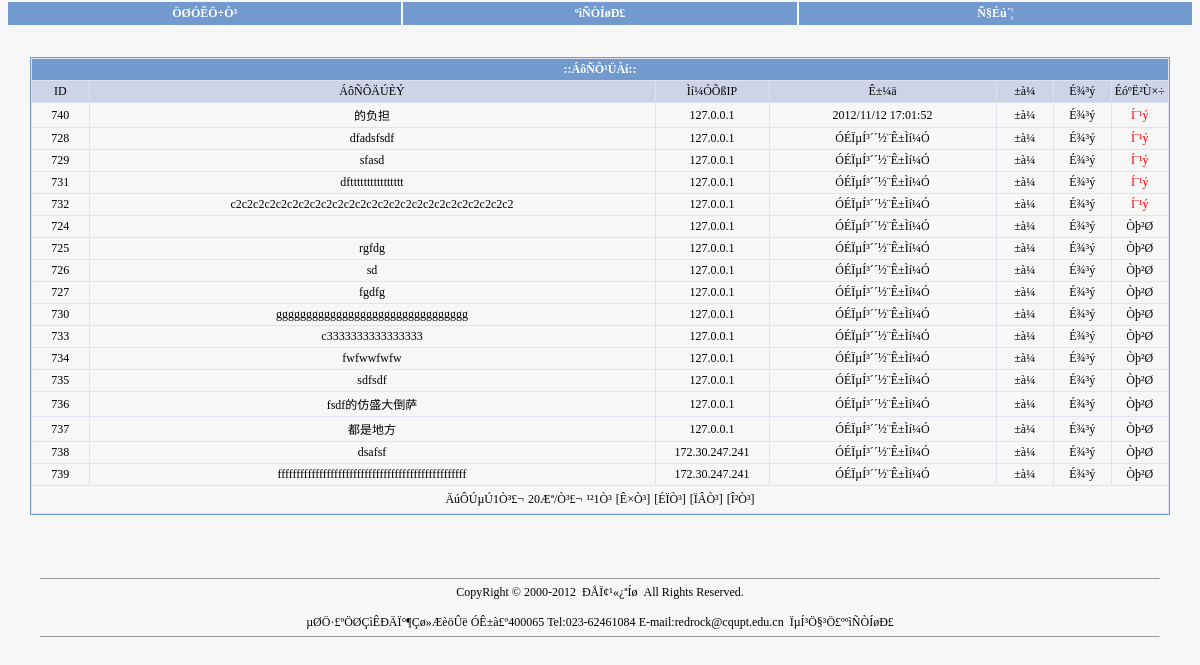
Page /Admin/admin.php?action=message/msg_manage (signed in) on the committed database.
### tables this page shows
CREATE TABLE `message` (
  `mid` int(6) unsigned NOT NULL auto_increment,
  `msg_title` varchar(100) default NULL,
  `msg_content` mediumtext,
  `father_id` int(6) unsigned NOT NULL default '0',
  `is_reply` enum('no','yes') NOT NULL default 'no',
  `is_locked` enum('no','yes') NOT NULL default 'yes',
  `msg_clicked` int(5) unsigned NOT NULL default '0',
  `msg_add_ip` varchar(16) NOT NULL,
  `msg_art_id` int(5) NOT NULL default '0',
  `msg_add_user` int(11) NOT NULL default '0',
  `msg_add_time` int(11) NOT NULL default '0',
  PRIMARY KEY  (`mid`)
);

### Admin/inc/mysql.php (called while the page is built, shortened)
<?php
	class mysql{
		private
		$dbhost = SERVER;
		private $dbuser = USERNAME;
		private $dbpw = PASSWORD;
		public $dbname = DATABASE_NAME;
		public  $rs;
		private $links;
		function mysql($dbhost = "", $dbuser = "", $dbpw = "",$dbname = ""){
			$this->dbhost = $dbhost? $dbhost: $this->dbhost;
			$this->dbuser = $dbuser? $dbuser: $this->dbuser;
			$this->dbpw = $dbpw? $dbpw: $this->dbpw;
			$this->dbname = $dbname? $dbname: $this->dbname;
			$this->links = $this->connect();
		}
		function connect($dbhost = "", $dbuser = "", $dbpw = "") {
			$dbhost	= $dbhost? $dbhost : $this->dbhost;
			$dbuser	= $dbuser? $dbuser: $this->dbuser;
			$dbpw =	$dbpw? $dbpw: $this->dbpw;
			if(!$link = @mysql_connect($dbhost, $dbuser, $dbpw)){
				$this->halt('Á¬½Ó·þÎñÆ÷Ê§°Ü.');
			}
			return $link;
		}
		function select_db($dbname = "") {
			$dbname = $dbname? $dbname: $this->dbname;
			return mysql_select_db($dbname, $this->links);
		}
		function query($sql){
			$query = mysql_query($sql, $this->links);
			$this->rs = $query;
			return $query;
		}
		function fetch_object($rs = ""){
			$rs = $rs? $rs: $this->rs;
			return mysql_fetch_object($rs);
		}
	}
?>

### Admin/inc/table_config.php (called while the page is built, shortened)
<?php
	$prefix		=	"";
	$messagetable =	$prefix."message";
	$messagefolder = "message";
?>

### Admin/message/msg_manage.php (the view, shortened to what this page needs)
<?php
	require_once(ROOT_PATH."inc/table_config.php");
	$sqlSelArt = "SELECT COUNT(*) AS `nums` FROM `".$messagetable."`";
	$resSelArt = $db->query($sqlSelArt);
	$objSelArt = $db->fetch_object($resSelArt);
	$nums = $objSelArt->nums;
	$max = 20;
	$sqlSelArt = "SELECT * FROM `".$messagetable."`
        ORDER BY
        `is_locked` DESC,
        `father_id` ASC,
        `msg_add_time` DESC,
        `msg_clicked` DESC,
        `mid` ASC,
        `mid` LIMIT ".(($_GET['page'] - 1) * $max).", ".$max."";
	$resSelArt = $db->query($sqlSelArt);
?>
<link rel="stylesheet" type="text/css" href="css/main.css">
<table width='95%' align="center" cellspacing="1" cellpadding="3" class="i_table">
    <tr>
        <td colspan="9" align="center" class="head" >
            <b>::ÁôÑÔ¹ÜÀí::</b>
        </td>
    </tr>
    <tr align="center" class="head_2">
        <td width="5%">ID</td>
        <td >ÁôÑÔÄÚÈÝ</td>
        <td width="10%">Ìí¼ÓÕßIP</td>
        <td width="20%">Ê±¼ä</td>
        <td width="5%">±à¼­</td>
        <td width="5%">É¾³ý</td>
        <td width="5%">ÉóºË²Ù×÷</td>
    </tr>
    <?php
        while($objSelArt=$db->fetch_object($resSelArt)){
    ?>
    <tr align="center" class="b">
        <td><?=$objSelArt->mid;?></td>
        <td>
            <?php echo cut($objSelArt->msg_content,0,50);?>
        </td>
        <td><?=$objSelArt->msg_add_ip;?></td>
        <td><?php echo $objSelArt->msg_add_time == 0? "ÓÉÏµÍ³´´½¨Ê±Ìí¼Ó": date("Y/m/d H:i:s", $objSelArt->msg_add_time);?></td>
        <td><a href="admin.php?action=<?=$messagefolder?>/msg_add&do=<?=$objSelArt->mid;?>">±à¼­</a></td>
        <td><a href="admin.php?action=<?=$messagefolder?>/msg_do&del=<?=$objSelArt->mid;?>">É¾³ý</a></td>
        <td>
            <?php
                if($objSelArt->is_locked=="yes"){
            ?>
            <a href="admin.php?action=<?=$messagefolder?>/msg_pass&pass=<?=$objSelArt->mid;?>"><span style="color:#FF0000;">Í¨¹ý</span></a>
            <?php
                }else{
            ?>
            <a href="admin.php?action=<?=$messagefolder?>/msg_pass&unpass=<?=$objSelArt->mid;?>">Òþ²Ø</a>
            <?php
                }
            ?>
        </td>
    </tr>
    <?php
        }
    ?>
    <tr class="b">
    <td colspan="9" align="center"><?=page( $_GET['page'] ,$nums , "admin.php?action=".$_GET['action'] ,$max);?></td>
    </tr>
</table>
<?php
    require_once(ROOT_PATH."foot.php");
?>

### Admin/css/main.css (style rules this page uses)
table { BORDER-TOP: 0px; BORDER-LEFT: 0px; BORDER-BOTTOM: 2px }
a { TEXT-DECORATION: none; color:#000000 }
td { BORDER-RIGHT: 1px; BORDER-TOP: 0px; FONT-SIZE: 12px; COLOR: #000000; }
.b { background:#F7F7F7; }
.head { color: #ffffff; font-weight:bold; background: #739ACE; }
.head_2 { background: #CED4E8; }
.head_2 td { color: #000000; }
.i_table { border: 1px solid #739ACE; background:#DEE3EF; }

### rows in the picture
message: mid "740", msg_content "的负担", msg_add_ip "127.0.0.1", msg_add_time "2012/11/12 17:01:52"
message: mid "728", msg_content "dfadsfsdf", msg_add_ip "127.0.0.1", msg_add_time "ÓÉÏµÍ³´´½¨Ê±Ìí¼Ó"
message: mid "729", msg_content "sfasd", msg_add_ip "127.0.0.1", msg_add_time "ÓÉÏµÍ³´´½¨Ê±Ìí¼Ó"
message: mid "731", msg_content "dftttttttttttttttt", msg_add_ip "127.0.0.1", msg_add_time "ÓÉÏµÍ³´´½¨Ê±Ìí¼Ó"
message: mid "732", msg_content "c2c2c2c2c2c2c2c2c2c2c2c2c2c2c2c2c2c2c2c2c2c2c2c2c2", msg_add_ip "127.0.0.1", msg_add_time "ÓÉÏµÍ³´´½¨Ê±Ìí¼Ó"
message: mid "724", msg_add_ip "127.0.0.1", msg_add_time "ÓÉÏµÍ³´´½¨Ê±Ìí¼Ó"
message: mid "725", msg_content "rgfdg", msg_add_ip "127.0.0.1", msg_add_time "ÓÉÏµÍ³´´½¨Ê±Ìí¼Ó"
message: mid "726", msg_content "sd", msg_add_ip "127.0.0.1", msg_add_time "ÓÉÏµÍ³´´½¨Ê±Ìí¼Ó"
message: mid "727", msg_content "fgdfg", msg_add_ip "127.0.0.1", msg_add_time "ÓÉÏµÍ³´´½¨Ê±Ìí¼Ó"
message: mid "730", msg_content "gggggggggggggggggggggggggggggggg", msg_add_ip "127.0.0.1", msg_add_time "ÓÉÏµÍ³´´½¨Ê±Ìí¼Ó"
message: mid "733", msg_content "c3333333333333333", msg_add_ip "127.0.0.1", msg_add_time "ÓÉÏµÍ³´´½¨Ê±Ìí¼Ó"
message: mid "734", msg_content "fwfwwfwfw", msg_add_ip "127.0.0.1", msg_add_time "ÓÉÏµÍ³´´½¨Ê±Ìí¼Ó"
message: mid "735", msg_content "sdfsdf", msg_add_ip "127.0.0.1", msg_add_time "ÓÉÏµÍ³´´½¨Ê±Ìí¼Ó"
message: mid "736", msg_content "fsdf的仿盛大倒萨", msg_add_ip "127.0.0.1", msg_add_time "ÓÉÏµÍ³´´½¨Ê±Ìí¼Ó"
message: mid "737", msg_content "都是地方", msg_add_ip "127.0.0.1", msg_add_time "ÓÉÏµÍ³´´½¨Ê±Ìí¼Ó"
message: mid "738", msg_content "dsafsf", msg_add_ip "172.30.247.241", msg_add_time "ÓÉÏµÍ³´´½¨Ê±Ìí¼Ó"
message: mid "739", msg_content "ffffffffffffffffffffffffffffffffffffffffffffffffff", msg_add_ip "172.30.247.241", msg_add_time "ÓÉÏµÍ³´´½¨Ê±Ìí¼Ó"

### other values in the picture
$linkName1 "ÖØÓÊÖ÷Ò³"
$linkName2 "ºìÑÒÍøÐ£"
$linkName3 "Ñ§Éú´¦"
$page "1"
$max_allarticle "20"
$pages "1"
$webName "ÐÅÏ¢¹«¿ªÍø"
$addr "ÖØÇìÊÐÄÏ°¶Çø»ÆèöÛë"
$post "400065"
$tel "023-62461084"
$webEmail "redrock@cqupt.edu.cn"
